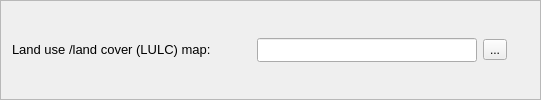
                 <widget class="QFrame" name="frame_7">
                  <property name="frameShape">
                   <enum>QFrame::StyledPanel</enum>
                  </property>
                  <property name="frameShadow">
                   <enum>QFrame::Raised</enum>
                  </property>
                  <layout class="QGridLayout" name="gridLayout_12">
                   <item row="0" column="0">
                    <layout class="QHBoxLayout" name="horizontalLayout_25">
                     <item>
                      <widget class="QLabel" name="label_68">
                       <property name="text">
                        <string>&lt;html&gt;&lt;head/&gt;&lt;body&gt;&lt;p align=&quot;justify&quot;&gt;&lt;span style=&quot; font-size:10pt;&quot;&gt;Land use /land cover (LULC) map:&lt;/span&gt;&lt;/p&gt;&lt;/body&gt;&lt;/html&gt;</string>
                       </property>
                      </widget>
                     </item>
                     <item>
                      <layout class="QGridLayout" name="gridLayout_59">
                       <item row="0" column="0">
                        <spacer name="horizontalSpacer_9">
                         <property name="orientation">
                          <enum>Qt::Horizontal</enum>
                         </property>
                         <property name="sizeHint" stdset="0">
                          <size>
                           <width>40</width>
                           <height>20</height>
                          </size>
                         </property>
                        </spacer>
                       </item>
                       <item row="0" column="1">
                        <widget class="QLineEdit" name="le_5_pg2">
                         <property name="minimumSize">
                          <size>
                           <width>220</width>
                           <height>24</height>
                          </size>
                         </property>
                         <property name="maximumSize">
                          <size>
                           <width>220</width>
                           <height>24</height>
                          </size>
                         </property>
                         <property name="clearButtonEnabled">
                          <bool>true</bool>
                         </property>
                        </widget>
                       </item>
                       <item row="0" column="2">
                        <widget class="QToolButton" name="tbtn_pg2_6">
                         <property name="text">
                          <string>...</string>
                         </property>
                        </widget>
                       </item>
                       <item row="0" column="3">
                        <widget class="QLabel" name="label_69">
                         <property name="sizePolicy">
                          <sizepolicy hsizetype="Preferred" vsizetype="Preferred">
                           <horstretch>0</horstretch>
                           <verstretch>0</verstretch>
                          </sizepolicy>
                         </property>
                         <property name="minimumSize">
                          <size>
                           <width>16</width>
                           <height>16</height>
                          </size>
                         </property>
                         <property name="maximumSize">
                          <size>
                           <width>16</width>
                           <height>16</height>
                          </size>
                         </property>
                         <property name="toolTip">
                          <string>&lt;html&gt;&lt;head/&gt;&lt;body&gt;&lt;p align=&quot;justify&quot;&gt;Add your land use map. The file might be a raster type, specifically an Idrisi raster format (.rst).&lt;/p&gt;&lt;/body&gt;&lt;/html&gt;</string>
                         </property>
                         <property name="text">
                          <string/>
                         </property>
                         <property name="pixmap">
                          <pixmap>tip_icon.png</pixmap>
                         </property>
                        </widget>
                       </item>
                      </layout>
                     </item>
                    </layout>
                   </item>
                  </layout>
                 </widget>
